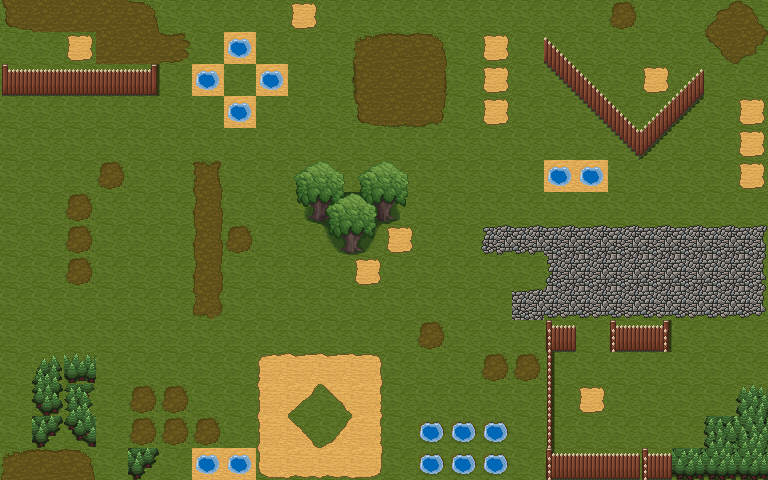

This game map was drawn from its Tiled (.tmx) file and the tilesets committed beside it. A one-line description and the full map source follow:
An orthogonal 24x15 tile map with 32x32 px tiles, 3 tile layers (Background, Wall, entities).

<map version="1.5" tiledversion="1.7.2" orientation="orthogonal" renderorder="right-down" width="24" height="15" tilewidth="32" tileheight="32" infinite="0" nextlayerid="4" nextobjectid="1">
 <editorsettings>
  <export target="level2.lua" format="lua" />
 </editorsettings>
 <tileset firstgid="1" name="Outdoor" tilewidth="32" tileheight="32" tilecount="350" columns="10">
  <image source="../Buildings/SSCAPTileset/Outdoor.png" width="320" height="1120" />
 </tileset>
 <layer id="1" name="Background" width="24" height="15">
  <data encoding="csv">
46,37,37,37,28,1,1,1,1,1,1,1,1,1,1,1,1,1,1,16,1,1,39,40,
1,1,46,37,37,18,1,1,1,1,1,26,27,28,1,1,1,1,1,1,1,1,49,50,
1,1,1,1,1,1,1,1,1,1,1,36,37,38,1,1,1,1,1,1,1,1,1,1,
1,1,1,1,1,1,1,1,1,1,1,46,47,48,1,1,1,1,1,1,1,1,1,1,
1,1,1,1,1,1,1,1,1,1,1,1,1,1,1,1,1,1,1,1,1,1,1,1,
1,1,1,1,1,1,19,1,1,1,1,1,1,1,1,1,1,1,1,1,1,1,1,1,
1,1,1,1,1,1,20,1,1,1,1,1,1,1,1,1,1,1,1,1,1,1,1,1,
1,1,1,1,1,1,20,1,1,1,1,1,1,1,1,57,60,67,67,67,67,67,67,68,
1,1,1,1,1,1,20,1,1,1,1,1,1,1,1,1,1,76,77,77,77,77,77,78,
1,1,1,1,1,1,29,1,1,1,1,1,1,1,1,1,67,87,87,87,87,87,87,88,
1,1,1,1,1,1,1,1,1,1,1,1,1,1,1,1,1,1,1,1,1,1,1,1,
1,1,1,1,1,1,1,1,181,182,182,183,1,1,1,1,1,1,1,1,1,1,1,1,
1,1,1,1,1,1,1,1,191,194,195,193,1,1,1,1,1,1,1,1,1,1,1,1,
1,1,1,1,1,1,1,1,191,204,205,193,1,1,1,1,1,1,1,1,1,1,1,1,
26,27,28,1,1,1,1,1,201,202,202,203,1,1,1,1,1,1,1,1,1,1,1,1
</data>
 </layer>
 <layer id="2" name="Wall" width="24" height="15">
  <data encoding="csv">
0,0,0,0,0,0,0,0,0,0,0,0,0,0,0,0,0,0,0,0,0,0,0,0,
0,0,0,0,0,0,0,0,0,0,0,0,0,0,0,0,0,81,0,0,0,0,0,0,
52,51,51,51,53,0,0,0,0,0,0,0,0,0,0,0,0,91,81,0,0,84,0,0,
0,0,0,0,0,0,0,0,0,0,0,0,0,0,0,0,0,0,91,81,84,94,0,0,
0,0,0,0,0,0,0,0,0,0,0,0,0,0,0,0,0,0,0,91,94,0,0,0,
0,0,0,0,0,0,0,0,0,117,118,119,120,0,0,0,0,0,0,0,0,0,0,0,
0,0,0,0,0,0,0,0,0,127,128,129,130,0,0,0,0,0,0,0,0,0,0,0,
0,0,0,0,0,0,0,0,0,0,138,139,0,0,0,0,0,0,0,0,0,0,0,0,
0,0,0,0,0,0,0,0,0,0,0,0,0,0,0,0,0,0,0,0,0,0,0,0,
0,0,0,0,0,0,0,0,0,0,0,0,0,0,0,0,0,0,0,0,0,0,0,0,
0,0,0,0,0,0,0,0,0,0,0,0,0,0,0,0,0,54,0,54,55,0,0,0,
0,14,15,0,0,0,0,0,0,0,0,0,0,0,0,0,0,64,0,0,0,0,0,0,
0,24,25,0,0,0,0,0,0,0,0,0,0,0,0,0,0,64,0,0,0,0,0,21,
0,34,35,0,0,0,0,0,0,0,0,0,0,0,0,0,0,64,0,0,0,0,31,32,
0,0,0,0,34,0,0,0,0,0,0,0,0,0,0,0,0,74,51,51,54,42,42,42
</data>
 </layer>
 <layer id="3" name="entities" width="24" height="15">
  <data encoding="csv">
0,0,0,0,0,0,0,0,0,171,0,0,0,0,0,0,0,0,0,0,0,0,0,0,
0,0,171,0,0,0,0,186,0,0,0,0,0,0,0,171,0,0,0,0,0,0,0,0,
0,0,0,0,0,0,186,0,186,0,0,0,0,0,0,171,0,0,0,0,171,0,0,0,
0,0,0,0,0,0,0,186,0,0,0,0,0,0,0,171,0,0,0,0,0,0,0,171,
0,0,0,0,0,0,0,0,0,0,0,0,0,0,0,0,0,0,0,0,0,0,0,171,
0,0,0,16,0,0,0,0,0,0,0,0,0,0,0,0,0,186,186,0,0,0,0,171,
0,0,16,0,0,0,0,0,0,0,0,0,0,0,0,0,0,0,0,0,0,0,0,0,
0,0,16,0,0,0,0,16,0,0,0,0,171,0,0,0,0,0,0,0,0,0,0,0,
0,0,16,0,0,0,0,0,0,0,0,171,0,0,0,0,0,0,0,0,0,0,0,0,
0,0,0,0,0,0,0,0,0,0,0,0,0,0,0,0,0,0,0,0,0,0,0,0,
0,0,0,0,0,0,0,0,0,0,0,0,0,16,0,0,0,0,0,0,0,0,0,0,
0,0,0,0,0,0,0,0,0,0,0,0,0,0,0,16,16,0,0,0,0,0,0,0,
0,0,0,0,16,16,0,0,0,0,0,0,0,0,0,0,0,0,171,0,0,0,0,0,
0,0,0,0,16,16,16,0,0,0,0,0,0,146,146,146,0,0,0,0,0,0,0,0,
0,0,0,0,0,0,186,186,0,0,0,0,0,146,146,146,0,0,0,0,0,0,0,0
</data>
 </layer>
</map>
